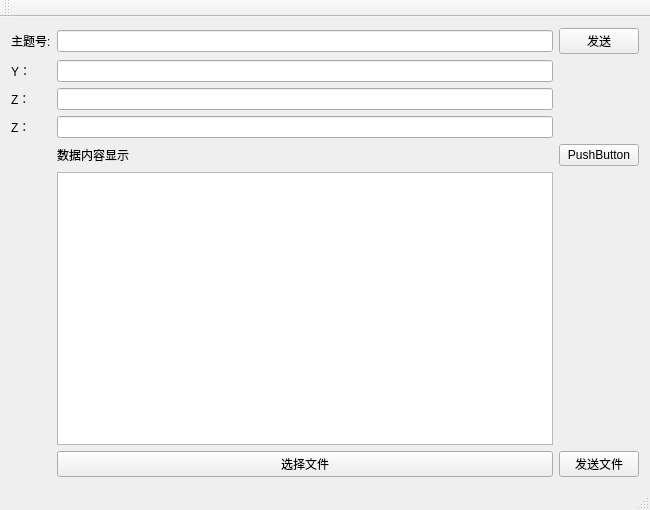
<?xml version="1.0" encoding="UTF-8"?>
<ui version="4.0">
 <class>NodeDiscoverTestClass</class>
 <widget class="QMainWindow" name="NodeDiscoverTestClass">
  <property name="geometry">
   <rect>
    <x>0</x>
    <y>0</y>
    <width>650</width>
    <height>510</height>
   </rect>
  </property>
  <property name="windowTitle">
   <string>NodeDiscoverTest</string>
  </property>
  <widget class="QWidget" name="centralWidget">
   <layout class="QGridLayout" name="gridLayout">
    <item row="0" column="2">
     <widget class="QPushButton" name="m_pushButton">
      <property name="text">
       <string>发送</string>
      </property>
     </widget>
    </item>
    <item row="2" column="1">
     <widget class="QLineEdit" name="lineEdit_Z"/>
    </item>
    <item row="0" column="0">
     <widget class="QLabel" name="label">
      <property name="text">
       <string>主题号:</string>
      </property>
     </widget>
    </item>
    <item row="1" column="1">
     <widget class="QLineEdit" name="lineEdit_Y"/>
    </item>
    <item row="3" column="1">
     <widget class="QLineEdit" name="lineEdit_Z_2">
      <property name="text">
       <string/>
      </property>
     </widget>
    </item>
    <item row="0" column="1">
     <widget class="QLineEdit" name="lineEdit_X"/>
    </item>
    <item row="3" column="0">
     <widget class="QLabel" name="label_4">
      <property name="text">
       <string>Z：</string>
      </property>
     </widget>
    </item>
    <item row="2" column="0">
     <widget class="QLabel" name="label_3">
      <property name="text">
       <string>Z：</string>
      </property>
     </widget>
    </item>
    <item row="1" column="0">
     <widget class="QLabel" name="label_2">
      <property name="text">
       <string>Y：</string>
      </property>
     </widget>
    </item>
    <item row="5" column="1">
     <widget class="QTextEdit" name="textEdit"/>
    </item>
    <item row="4" column="1">
     <widget class="QLabel" name="label_5">
      <property name="text">
       <string>数据内容显示</string>
      </property>
     </widget>
    </item>
    <item row="7" column="2">
     <widget class="QPushButton" name="pushButton_2">
      <property name="text">
       <string>发送文件</string>
      </property>
     </widget>
    </item>
    <item row="5" column="2">
     <widget class="QWidget" name="widget" native="true"/>
    </item>
    <item row="7" column="1">
     <widget class="QPushButton" name="pushButton">
      <property name="text">
       <string>选择文件</string>
      </property>
     </widget>
    </item>
    <item row="4" column="2">
     <widget class="QPushButton" name="pushButton_3">
      <property name="text">
       <string>PushButton</string>
      </property>
     </widget>
    </item>
   </layout>
  </widget>
  <widget class="QMenuBar" name="menuBar">
   <property name="geometry">
    <rect>
     <x>0</x>
     <y>0</y>
     <width>650</width>
     <height>26</height>
    </rect>
   </property>
  </widget>
  <widget class="QToolBar" name="mainToolBar">
   <attribute name="toolBarArea">
    <enum>TopToolBarArea</enum>
   </attribute>
   <attribute name="toolBarBreak">
    <bool>false</bool>
   </attribute>
  </widget>
  <widget class="QStatusBar" name="statusBar"/>
 </widget>
 <layoutdefault spacing="6" margin="11"/>
 <resources>
  <include location="NodeDiscoverTest.qrc"/>
 </resources>
 <connections/>
</ui>
